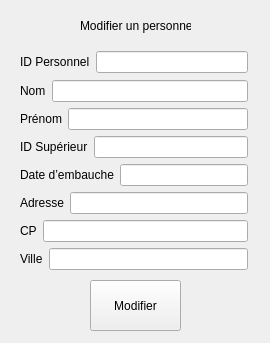
<?xml version="1.0" encoding="UTF-8"?>
<ui version="4.0">
 <class>personnelmodifClass</class>
 <widget class="QWidget" name="personnelmodifClass">
  <property name="geometry">
   <rect>
    <x>0</x>
    <y>0</y>
    <width>270</width>
    <height>343</height>
   </rect>
  </property>
  <property name="windowTitle">
   <string>Form</string>
  </property>
  <widget class="QPushButton" name="BtPersonnelModif">
   <property name="geometry">
    <rect>
     <x>90</x>
     <y>280</y>
     <width>91</width>
     <height>51</height>
    </rect>
   </property>
   <property name="text">
    <string>Modifier</string>
   </property>
  </widget>
  <widget class="QLabel" name="label">
   <property name="geometry">
    <rect>
     <x>80</x>
     <y>10</y>
     <width>111</width>
     <height>31</height>
    </rect>
   </property>
   <property name="text">
    <string>Modifier un personnel</string>
   </property>
  </widget>
  <widget class="QWidget" name="">
   <property name="geometry">
    <rect>
     <x>20</x>
     <y>50</y>
     <width>228</width>
     <height>222</height>
    </rect>
   </property>
   <layout class="QVBoxLayout" name="verticalLayout_2">
    <item>
     <layout class="QHBoxLayout" name="horizontalLayout_8">
      <item>
       <widget class="QLabel" name="label_10">
        <property name="text">
         <string>ID Personnel</string>
        </property>
       </widget>
      </item>
      <item>
       <widget class="QLineEdit" name="lineEdit_8"/>
      </item>
     </layout>
    </item>
    <item>
     <layout class="QVBoxLayout" name="verticalLayout">
      <item>
       <layout class="QHBoxLayout" name="horizontalLayout">
        <item>
         <widget class="QLabel" name="label_3">
          <property name="text">
           <string>Nom</string>
          </property>
         </widget>
        </item>
        <item>
         <widget class="QLineEdit" name="lineEdit_6"/>
        </item>
       </layout>
      </item>
      <item>
       <layout class="QHBoxLayout" name="horizontalLayout_2">
        <item>
         <widget class="QLabel" name="label_4">
          <property name="text">
           <string>Prénom</string>
          </property>
         </widget>
        </item>
        <item>
         <widget class="QLineEdit" name="lineEdit_5"/>
        </item>
       </layout>
      </item>
      <item>
       <layout class="QHBoxLayout" name="horizontalLayout_3">
        <item>
         <widget class="QLabel" name="label_6">
          <property name="text">
           <string>ID Supérieur</string>
          </property>
         </widget>
        </item>
        <item>
         <widget class="QLineEdit" name="lineEdit_4"/>
        </item>
       </layout>
      </item>
      <item>
       <layout class="QHBoxLayout" name="horizontalLayout_4">
        <item>
         <widget class="QLabel" name="label_5">
          <property name="text">
           <string>Date d’embauche</string>
          </property>
         </widget>
        </item>
        <item>
         <widget class="QLineEdit" name="lineEdit_3"/>
        </item>
       </layout>
      </item>
      <item>
       <layout class="QHBoxLayout" name="horizontalLayout_5">
        <item>
         <widget class="QLabel" name="label_7">
          <property name="text">
           <string>Adresse</string>
          </property>
         </widget>
        </item>
        <item>
         <widget class="QLineEdit" name="lineEdit_2"/>
        </item>
       </layout>
      </item>
      <item>
       <layout class="QHBoxLayout" name="horizontalLayout_6">
        <item>
         <widget class="QLabel" name="label_8">
          <property name="text">
           <string>CP</string>
          </property>
         </widget>
        </item>
        <item>
         <widget class="QLineEdit" name="lineEdit"/>
        </item>
       </layout>
      </item>
      <item>
       <layout class="QHBoxLayout" name="horizontalLayout_7">
        <item>
         <widget class="QLabel" name="label_9">
          <property name="text">
           <string>Ville</string>
          </property>
         </widget>
        </item>
        <item>
         <widget class="QLineEdit" name="lineEdit_7"/>
        </item>
       </layout>
      </item>
     </layout>
    </item>
   </layout>
  </widget>
 </widget>
 <resources/>
 <connections/>
</ui>
